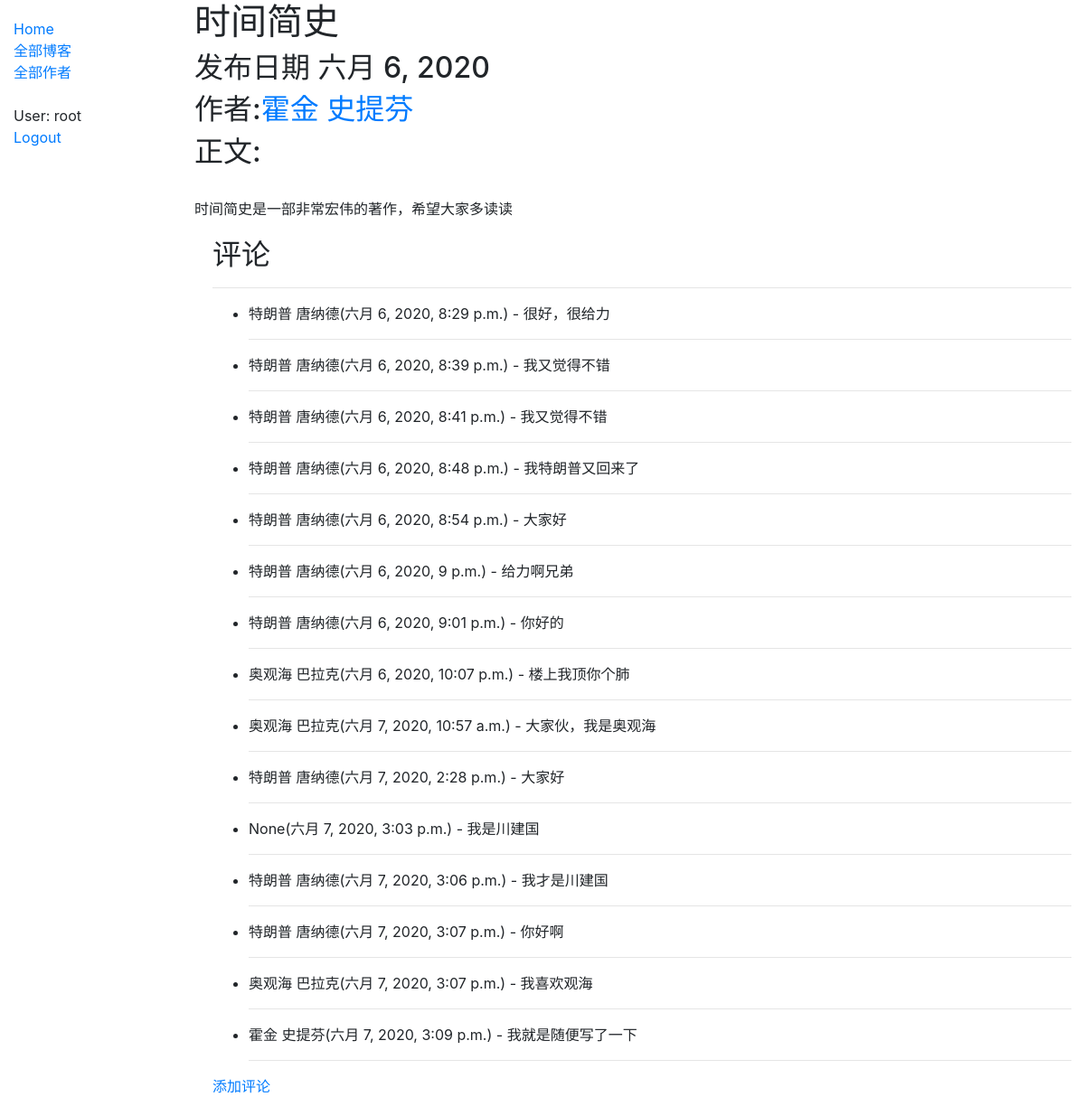
Screenshot of /blog/blog/1/ (signed in) with the database file from the repository.
### blog/models.py (models this page shows, shortened)
class Blog(models.Model):
    name = models.CharField(max_length=50, help_text='Enter the name of the blog.')
    author = models.ForeignKey('BlogUser', on_delete=models.SET_NULL, null=True)
    post_date = models.DateField(auto_now_add=True)
    content = models.TextField(max_length=5000, help_text='Type your blog.')
    class Meta:
        ordering = ['-post_date']

class Comment(models.Model):
    blog = models.ForeignKey(Blog, on_delete=models.CASCADE)
    post_datetime = models.DateTimeField(auto_now_add=True)
    bloguser = models.ForeignKey('BlogUser', on_delete=models.SET_NULL, null=True)
    content = models.TextField(max_length=200, help_text='键入对该博客的评论')
    class Meta:
        ordering = ['post_datetime']

### blog/views.py (the view)
# urls.py: path('blog/<int:pk>/', views.BlogDetailView.as_view(), name='blog'),
class BlogDetailView(DetailView):
    model = Blog

### blog/models.py (called while the page is built)
    def __str__(self):
        return f'{self.first_name} {self.last_name}'

    def get_absolute_url(self):
        return reverse('bloguser-detail', args=[str(self.pk)])

### blog/templates/blog/blog_detail.html
{% extends 'base_generic.html' %}
{% block content %}
    <h1>{{ blog.name }}</h1>
    <h2>发布日期 {{ blog.post_date }}</h2>
    <h2>作者:<a href="{{ blog.author.get_absolute_url }}">{{ blog.author }}</a></h2>
    <h2>正文:</h2>
    <br>
    <p>{{ blog.content }}</p>
    <div style="margin-left:20px;margin-top:20px">
        <h2>评论</h2>
        <hr>
        <ul>
            {% for comment in blog.comment_set.all %}
                <li>{{ comment.bloguser }}({{ comment.post_datetime }}) - {{ comment.content }}</li>
                <hr>
            {% endfor %}
        </ul>
        <a href="{% url 'comment-create' blog.pk %}">添加评论</a>
    </div>
{% endblock %}

### templates/base_generic.html (shortened to what this page needs)
<!DOCTYPE html>
<html lang="en">
<head>
    <link rel="stylesheet" href="https://stackpath.bootstrapcdn.com/bootstrap/4.1.3/css/bootstrap.min.css"
>
    {% load static %}
    <link rel="stylesheet" href="{% static 'css/styles.css' %}">
</head>
<body>
<div class="container-fluid">
    <div class="row">
        <div class="col-sm-2">
            {% block sidebar %}
                <ul class="sidebar-nav">
                    <li><a href="{% url 'index' %}">Home</a></li>
                    <li><a href="{% url 'blogs' %}">全部博客</a></li>
                    <li><a href="{% url 'bloggers' %}">全部作者</a></li>
                    <br>
                    {% if user.is_authenticated %}
                        <li>User: {{ user.get_username }}</li>
                        <li><a href="{% url 'logout' %}">Logout</a></li>
                    {% else %}
                        <li><a href="{% url 'login' %}">Login</a></li>
                        <li><a href="{% url 'register' %}">Register</a></li>
                    {% endif %}
                </ul>
            {% endblock %}
        </div>
        <div class="col-sm-10 ">
            {% block content %}{% endblock %}
        </div>
    </div>
</div>
</body>
</html>

### blog/static/css/styles.css (style rules this page uses)
.sidebar-nav { margin-top: 20px; padding: 0; list-style: none; }

### rows the page displays
Blog: name "时间简史", post_date "六月 6, 2020", author "霍金 史提芬", content "时间简史是一部非常宏伟的著作，希望大家多读读"
Comment: bloguser "特朗普 唐纳德", post_datetime "六月 6, 2020, 8:29 p.m.", content "很好，很给力"
Comment: bloguser "特朗普 唐纳德", post_datetime "六月 6, 2020, 8:39 p.m.", content "我又觉得不错"
Comment: bloguser "特朗普 唐纳德", post_datetime "六月 6, 2020, 8:41 p.m.", content "我又觉得不错"
Comment: bloguser "特朗普 唐纳德", post_datetime "六月 6, 2020, 8:48 p.m.", content "我特朗普又回来了"
Comment: bloguser "特朗普 唐纳德", post_datetime "六月 6, 2020, 8:54 p.m.", content "大家好"
Comment: bloguser "特朗普 唐纳德", post_datetime "六月 6, 2020, 9 p.m.", content "给力啊兄弟"
Comment: bloguser "特朗普 唐纳德", post_datetime "六月 6, 2020, 9:01 p.m.", content "你好的"
Comment: bloguser "奥观海 巴拉克", post_datetime "六月 6, 2020, 10:07 p.m.", content "楼上我顶你个肺"
Comment: bloguser "奥观海 巴拉克", post_datetime "六月 7, 2020, 10:57 a.m.", content "大家伙，我是奥观海"
Comment: bloguser "特朗普 唐纳德", post_datetime "六月 7, 2020, 2:28 p.m.", content "大家好"
Comment: bloguser "None", post_datetime "六月 7, 2020, 3:03 p.m.", content "我是川建国"
Comment: bloguser "特朗普 唐纳德", post_datetime "六月 7, 2020, 3:06 p.m.", content "我才是川建国"
Comment: bloguser "特朗普 唐纳德", post_datetime "六月 7, 2020, 3:07 p.m.", content "你好啊"
Comment: bloguser "奥观海 巴拉克", post_datetime "六月 7, 2020, 3:07 p.m.", content "我喜欢观海"
Comment: bloguser "霍金 史提芬", post_datetime "六月 7, 2020, 3:09 p.m.", content "我就是随便写了一下"

### other values shown
{{ user.get_username }} "root"
